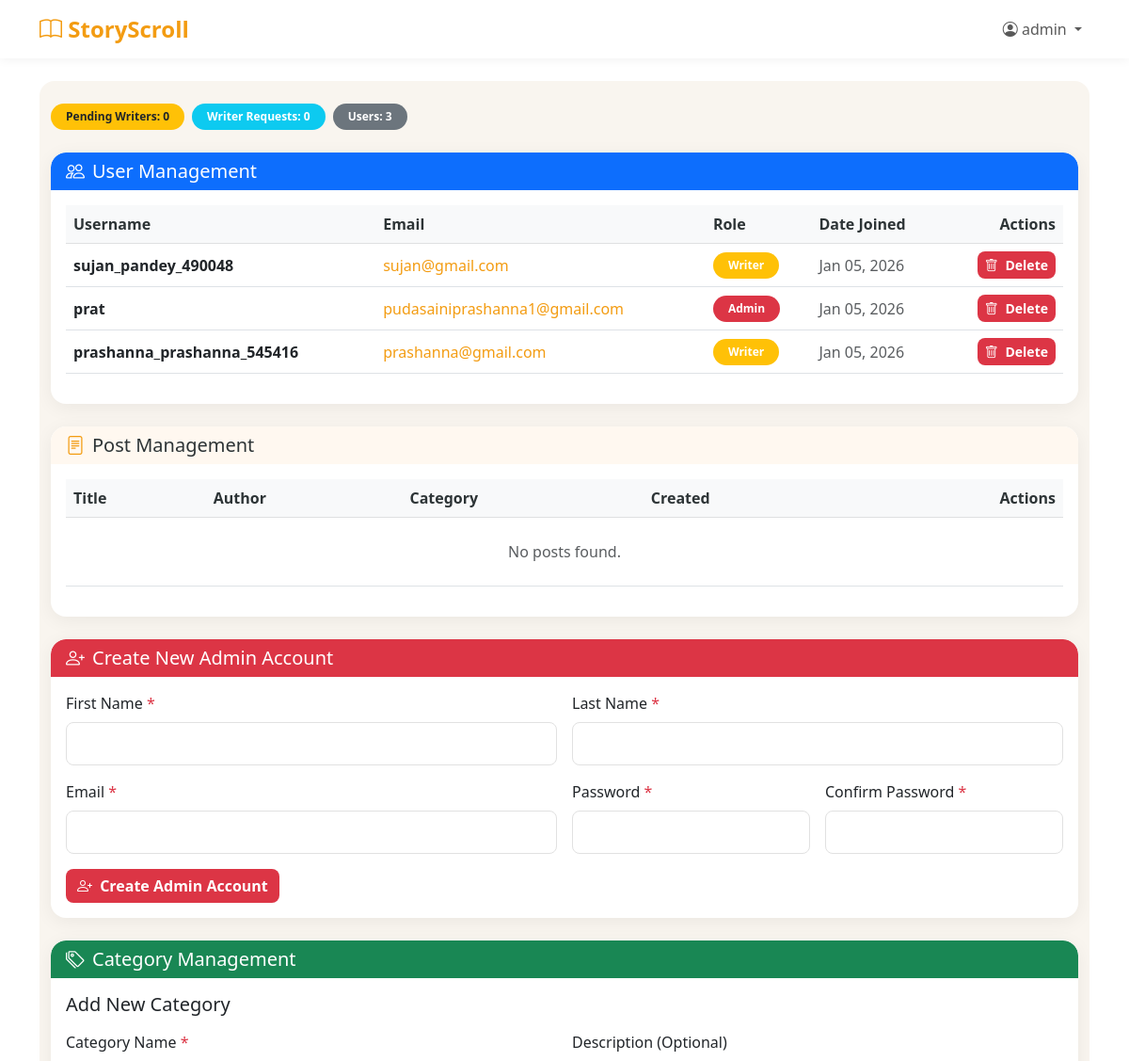
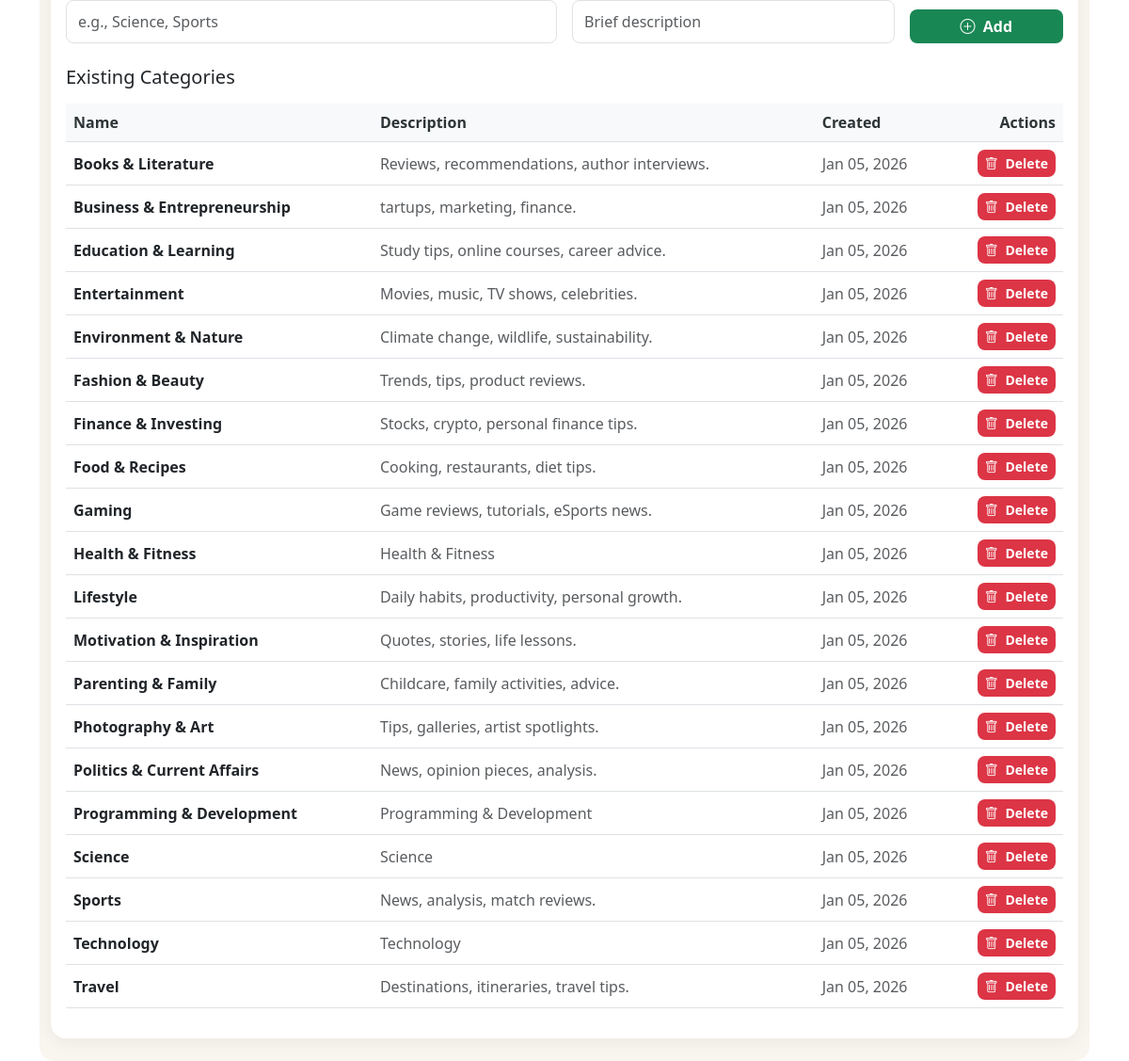
The app's page /system/dashboard/ (signed in) with its own data (2 pictures, top to bottom).
### blog/models.py (models this page shows, shortened)
class User(AbstractUser):
    ROLE_CHOICES = [
        ('Admin', 'Admin'),
        ('Writer', 'Writer'),
        ('Reader', 'Reader'),
    ]
    GENDER_CHOICES = [
        ('Male', 'Male'),
        ('Female', 'Female'),
        ('Other', 'Other'),
        ('Prefer not to say', 'Prefer not to say'),
    ]
    role = models.CharField(max_length=10, choices=ROLE_CHOICES, default='Reader')
    middle_name = models.CharField(max_length=150, blank=True, null=True)
    phone_number = models.CharField(max_length=20, blank=True, null=True)
    gender = models.CharField(max_length=20, choices=GENDER_CHOICES, blank=True, null=True)
    bio = models.TextField(blank=True, null=True)
    profile_pic = models.ImageField(
        upload_to='profile_pics/',
        blank=True,
        null=True,
        validators=[FileExtensionValidator(['jpg', 'jpeg', 'png', 'gif'])]
    )
    is_approved = models.BooleanField(default=False)
    writer_request = models.BooleanField(default=False)
    writer_request_message = models.TextField(blank=True, null=True)
    is_deleted = models.BooleanField(default=False)
    deleted_at = models.DateTimeField(blank=True, null=True)
    objects = UserManager()        # default (filtered)
    all_objects = BaseUserManager()  # unfiltered

class Category(models.Model):
    name = models.CharField(max_length=50, unique=True)
    description = models.TextField(blank=True, null=True)
    created_at = models.DateTimeField(auto_now_add=True)
    is_deleted = models.BooleanField(default=False)
    deleted_at = models.DateTimeField(blank=True, null=True)
    objects = CategoryManager()
    all_objects = models.Manager()
    class Meta:
        ordering = ['name']
        verbose_name_plural = 'Categories'

### blog/views.py (the view)
# urls.py: path('system/dashboard/', views.admin_dashboard, name='admin_dashboard'),
@role_required(['Admin'])
def admin_dashboard(request):
    users = User.objects.exclude(id=request.user.id).order_by('-date_joined')
    posts = Post.objects.all().order_by('-created_at')
    pending_writers = User.objects.filter(role='Writer', is_approved=False).order_by('date_joined')
    pending_writer_requests = User.objects.filter(role='Reader', writer_request=True).order_by('date_joined')
    categories = Category.objects.all().order_by('name')
    deleted_users = User.all_objects.filter(is_deleted=True).order_by('-deleted_at')
    deleted_posts = Post.all_objects.filter(is_deleted=True).order_by('-deleted_at')
    deleted_categories = Category.all_objects.filter(is_deleted=True).order_by('-deleted_at')
    context = {
        'users': users,
        'posts': posts,
        'pending_writers': pending_writers,
        'pending_writer_requests': pending_writer_requests,
        'categories': categories,
        'deleted_users': deleted_users,
        'deleted_posts': deleted_posts,
        'deleted_categories': deleted_categories,
    }
    return render(request, 'blog/admin_dashboard.html', context)

### blog/models.py (called while the page is built)
    def get_queryset(self):
        return super().get_queryset().filter(is_deleted=False)

    def get_queryset(self):
        return super().get_queryset().filter(is_deleted=False)

    def get_queryset(self):
        return super().get_queryset().filter(is_deleted=False)

### blog/templates/blog/admin_dashboard.html (shortened to what this page needs)
{% extends 'blog/base.html' %}
{% block content %}
<section class="admin-section py-4">
  <div class="container">
    <div class="d-flex flex-wrap align-items-center justify-content-between mb-4">
      <div class="d-flex gap-2">
        <span class="badge rounded-pill bg-warning text-dark px-3 py-2">
          Pending Writers: {{ pending_writers.count|default:0 }}
        </span>
        <span class="badge rounded-pill bg-info text-white px-3 py-2">
          Writer Requests: {{ pending_writer_requests.count|default:0 }}
        </span>
        <span class="badge rounded-pill bg-secondary text-white px-3 py-2">
          Users: {{ users|length }}
        </span>
      </div>
    </div>
    <div class="card soft-card mb-4 border-0">
      <div class="card-header bg-primary text-white border-0 rounded-top-4">
        <h3 class="card-title h5 mb-0 d-flex align-items-center">
          <i class="bi bi-people me-2"></i> User Management
        </h3>
      </div>
      <div class="card-body">
        <div class="table-responsive">
          <table class="table table-hover align-middle">
            <thead class="table-light">
              <tr>
                <th>Username</th>
                <th>Email</th>
                <th>Role</th>
                <th>Date Joined</th>
                <th class="text-end">Actions</th>
              </tr>
            </thead>
            <tbody>
              {% for user in users %}
              <tr>
                <td class="fw-semibold">{{ user.username }}</td>
                <td><a href="mailto:{{ user.email }}" class="hover-link">{{ user.email }}</a></td>
                <td>
                  <span class="badge rounded-pill bg-{% if user.role == 'Admin' %}danger{% elif user.role == 'Writer' %}warning{% else %}info{% endif %} px-3 py-2">
                    {{ user.role }}
                  </span>
                </td>
                <td class="text-muted">{{ user.date_joined|date:"M d, Y" }}</td>
                <td class="text-end">
                  <form method="POST" action="{% url 'delete_user' user.id %}" class="d-inline">
                    <button type="submit" class="btn btn-danger btn-sm rounded-3"
                            onclick="return confirm('Are you sure you want to delete this user?');">
                      <i class="bi bi-trash me-1"></i> Delete
                    </button>
                  </form>
                </td>
              </tr>
              {% empty %}
              <tr>
                <td colspan="5" class="text-center text-muted py-4">No users found.</td>
              </tr>
              {% endfor %}
            </tbody>
          </table>
        </div>
      </div>
    </div>
    <div class="card soft-card border-0 mb-4">
      <div class="card-header bg-amber-light border-0 rounded-top-4">
        <h3 class="card-title h5 mb-0 d-flex align-items-center">
          <i class="bi bi-file-text text-orange me-2"></i> Post Management
        </h3>
      </div>
      <div class="card-body">
        <div class="table-responsive">
          <table class="table table-hover align-middle">
            <thead class="table-light">
              <tr>
                <th>Title</th>
                <th>Author</th>
                <th>Category</th>
                <th>Created</th>
                <th class="text-end">Actions</th>
              </tr>
            </thead>
            <tbody>
              {% for post in posts %}
              <tr>
                <td class="fw-semibold">{{ post.title|truncatewords:10 }}</td>
                <td>{{ post.author.username }}</td>
                <td><span class="badge bg-secondary rounded-pill px-3 py-2">{{ post.category }}</span></td>
                <td class="text-muted">{{ post.created_at|date:"M d, Y" }}</td>
                <td class="text-end">
                  <form method="POST" action="{% url 'delete_post_admin' post.id %}" class="d-inline">
                    {% csrf_token %}
                    <button type="submit" class="btn btn-danger btn-sm rounded-3"
                            onclick="return confirm('Are you sure you want to delete this post?');">
                      <i class="bi bi-trash me-1"></i> Delete
                    </button>
                  </form>
                </td>
              </tr>
              {% empty %}
              <tr>
                <td colspan="5" class="text-center text-muted py-4">No posts found.</td>
              </tr>
              {% endfor %}
            </tbody>
          </table>
        </div>
      </div>
    </div>
    <div class="card soft-card border-0 mb-4">
      <div class="card-header bg-danger text-white border-0 rounded-top-4">
        <h3 class="card-title h5 mb-0 d-flex align-items-center">
          <i class="bi bi-person-plus me-2"></i> Create New Admin Account
        </h3>
      </div>
      <div class="card-body">
        <form method="POST" action="{% url 'create_admin' %}">
          <div class="row g-3">
            <div class="col-md-6">
              <label for="admin_first_name" class="form-label">First Name <span class="text-danger">*</span></label>
              <input type="text" class="form-control" id="admin_first_name" name="first_name" required>
            </div>
            <div class="col-md-6">
              <label for="admin_last_name" class="form-label">Last Name <span class="text-danger">*</span></label>
              <input type="text" class="form-control" id="admin_last_name" name="last_name" required>
            </div>
            <div class="col-md-6">
              <label for="admin_email" class="form-label">Email <span class="text-danger">*</span></label>
              <input type="email" class="form-control" id="admin_email" name="email" required>
            </div>
            <div class="col-md-3">
              <label for="admin_password" class="form-label">Password <span class="text-danger">*</span></label>
              <input type="password" class="form-control" id="admin_password" name="password" required minlength="8">
            </div>
            <div class="col-md-3">
              <label for="admin_password_confirm" class="form-label">Confirm Password <span class="text-danger">*</span></label>
              <input type="password" class="form-control" id="admin_password_confirm" name="password_confirm" required minlength="8">
            </div>
            <div class="col-12">
              <button type="submit" class="btn btn-danger rounded-3">
                <i class="bi bi-person-plus me-1"></i> Create Admin Account
              </button>
            </div>
          </div>
        </form>
      </div>
    </div>
    <div class="card soft-card border-0">
      <div class="card-header bg-success text-white border-0 rounded-top-4">
        <h3 class="card-title h5 mb-0 d-flex align-items-center">
          <i class="bi bi-tags me-2"></i> Category Management
        </h3>
      </div>
      <div class="card-body">
        <div class="mb-4">
          <h5 class="mb-3">Add New Category</h5>
          <form method="POST" action="{% url 'add_category' %}" class="row g-3">
            <div class="col-md-6">
              <label for="category_name" class="form-label">Category Name <span class="text-danger">*</span></label>
              <input type="text" class="form-control" id="category_name" name="name" required placeholder="e.g., Science, Sports">
            </div>
            <div class="col-md-4">
              <label for="category_description" class="form-label">Description (Optional)</label>
              <input type="text" class="form-control" id="category_description" name="description" placeholder="Brief description">
            </div>
            <div class="col-md-2 d-flex align-items-end">
              <button type="submit" class="btn btn-success w-100 rounded-3">
                <i class="bi bi-plus-circle me-1"></i> Add
              </button>
            </div>
          </form>
        </div>
        <div>
          <h5 class="mb-3">Existing Categories</h5>
          {% if categories %}
          <div class="table-responsive">
            <table class="table table-hover align-middle">
              <thead class="table-light">
                <tr>
                  <th>Name</th>
                  <th>Description</th>
                  <th>Created</th>
                  <th class="text-end">Actions</th>
                </tr>
              </thead>
              <tbody>
                {% for category in categories %}
                <tr>
                  <td class="fw-semibold">{{ category.name }}</td>
                  <td class="text-muted">{{ category.description|default:"—" }}</td>
                  <td class="text-muted">{{ category.created_at|date:"M d, Y" }}</td>
                  <td class="text-end">
                    <form method="POST" action="{% url 'delete_category' category.id %}" class="d-inline">
                      <button type="submit" class="btn btn-danger btn-sm rounded-3"
                              onclick="return confirm('Are you sure you want to delete this category? Posts using this category will still have the category name stored.');">
                        <i class="bi bi-trash me-1"></i> Delete
                      </button>
                    </form>
                  </td>
                </tr>
                {% endfor %}
              </tbody>
            </table>
          </div>
          {% else %}
          <div class="alert alert-info">
            <i class="bi bi-info-circle me-2"></i> No categories found. Add your first category above.
          </div>
          {% endif %}
        </div>
      </div>
    </div>
  </div>
</section>
{% endblock %}

### blog/templates/blog/base.html (shortened to what this page needs)
<!DOCTYPE html>
<html lang="en">
<head>
    <link href="https://cdn.jsdelivr.net/npm/bootstrap@5.3.0/dist/css/bootstrap.min.css" rel="stylesheet">
    <link rel="stylesheet" href="https://cdn.jsdelivr.net/npm/bootstrap-icons@1.11.0/font/bootstrap-icons.css">
</head>
<body>
    {% if user.is_authenticated %}
    <nav class="navbar navbar-expand-lg navbar-light mb-4">
        <div class="container">
            <a class="navbar-brand" href="{% url 'home' %}">
                <i class="bi bi-book"></i> StoryScroll
            </a>
            <div class="collapse navbar-collapse" id="navbarNav">
                <ul class="navbar-nav ms-auto">
                    <li class="nav-item dropdown">
                        <a class="nav-link dropdown-toggle" href="#" id="navbarDropdown" role="button" data-bs-toggle="dropdown">
                            <i class="bi bi-person-circle"></i> {{ user.username }}
                        </a>
                    </li>
                </ul>
            </div>
        </div>
    </nav>
    {% endif %}
    <div class="container">
        {% block content %}{% endblock %}
    </div>
</body>
</html>

### blog/templates/blog/base.html (style rules this page uses)
:root { --primary-color: #f39c12; --secondary-color: #e67e22; -color: #f9f5ef; --text-dark: #2d3436; --text-light: #636e72; --card-radius: 1rem; }
body { font-family: 'Segoe UI', Tahoma, Geneva, Verdana, sans-serif; background: var(--bg-color); min-height: 100vh; color: var(--text-dark); }
.navbar { background: #fff !important; box-shadow: 0 2px 10px rgba(0,0,0,0.05); }
.navbar-brand { font-weight: 700; color: var(--primary-color) !important; font-size: 1.5rem; }
.card { border: none; border-radius: var(--card-radius); box-shadow: 0 4px 20px rgba(0,0,0,0.08); }
a { color: var(--primary-color); text-decoration: none; }
input.form-control, select.form-select { border-radius: 0.5rem; border: 1px solid #e1e1e1; padding: 0.625rem 0.75rem; }

### blog/templates/blog/admin_dashboard.html (style rules this page uses)
.admin-section { background: #f9f5ef; border-radius: 1rem; }
.soft-card { border-radius: 1rem; box-shadow: 0 4px 20px rgba(0,0,0,0.06); overflow: hidden; }
.bg-amber-light { background: #fff8f0; color: #2d3436; }
.text-orange { color: #f39c12; }
.hover-link { color: #f39c12; text-decoration: none; }
.table thead th { font-weight: 600; color: #2d3436; }
.table tbody td { vertical-align: middle; }
.badge { font-weight: 600; }
.btn-success, .btn-danger { border: none; font-weight: 600; }
.rounded-top-4 { border-top-left-radius: 1rem !important; border-top-right-radius: 1rem !important; }

### records on screen
User: username "admin"
User: username "sujan_pandey_490048", email "sujan@gmail.com", role "Writer", date_joined "Jan 05, 2026"
User: username "prat", email "pudasainiprashanna1@gmail.com", role "Admin", date_joined "Jan 05, 2026"
User: username "prashanna_prashanna_545416", email "prashanna@gmail.com", role "Writer", date_joined "Jan 05, 2026"
Category: name "Books & Literature", description "Reviews, recommendations, author interviews.", created_at "Jan 05, 2026"
Category: name "Business & Entrepreneurship", description "tartups, marketing, finance.", created_at "Jan 05, 2026"
Category: name "Education & Learning", description "Study tips, online courses, career advice.", created_at "Jan 05, 2026"
Category: name "Entertainment", description "Movies, music, TV shows, celebrities.", created_at "Jan 05, 2026"
Category: name "Environment & Nature", description "Climate change, wildlife, sustainability.", created_at "Jan 05, 2026"
Category: name "Fashion & Beauty", description "Trends, tips, product reviews.", created_at "Jan 05, 2026"
Category: name "Finance & Investing", description "Stocks, crypto, personal finance tips.", created_at "Jan 05, 2026"
Category: name "Food & Recipes", description "Cooking, restaurants, diet tips.", created_at "Jan 05, 2026"
Category: name "Gaming", description "Game reviews, tutorials, eSports news.", created_at "Jan 05, 2026"
Category: name "Health & Fitness", description "Health & Fitness", created_at "Jan 05, 2026"
Category: name "Lifestyle", description "Daily habits, productivity, personal growth.", created_at "Jan 05, 2026"
Category: name "Motivation & Inspiration", description "Quotes, stories, life lessons.", created_at "Jan 05, 2026"
Category: name "Parenting & Family", description "Childcare, family activities, advice.", created_at "Jan 05, 2026"
Category: name "Photography & Art", description "Tips, galleries, artist spotlights.", created_at "Jan 05, 2026"
Category: name "Politics & Current Affairs", description "News, opinion pieces, analysis.", created_at "Jan 05, 2026"
Category: name "Programming & Development", description "Programming & Development", created_at "Jan 05, 2026"
Category: name "Science", description "Science", created_at "Jan 05, 2026"
Category: name "Sports", description "News, analysis, match reviews.", created_at "Jan 05, 2026"
Category: name "Technology", description "Technology", created_at "Jan 05, 2026"
Category: name "Travel", description "Destinations, itineraries, travel tips.", created_at "Jan 05, 2026"

### other values on screen
{{ pending_writers.count|default:0 }} "0"
{{ pending_writer_requests.count|default:0 }} "0"
{{ users|length }} "3"
